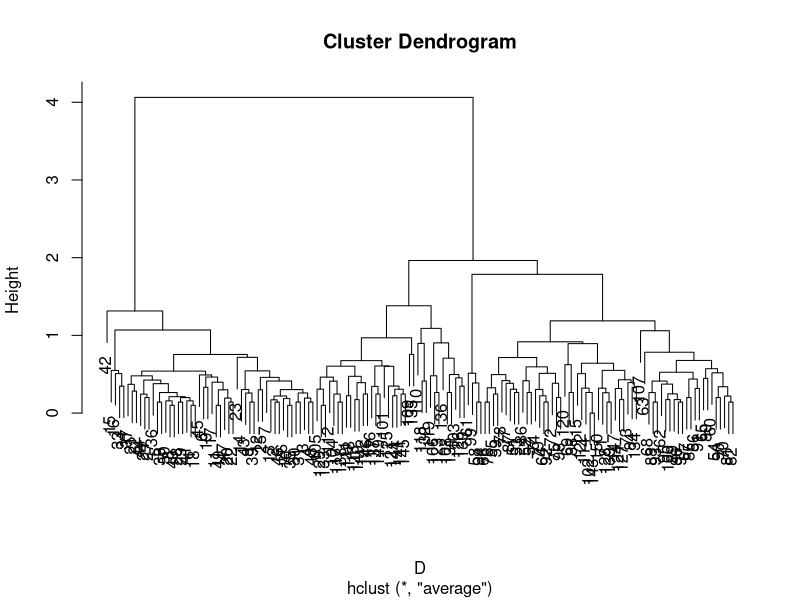
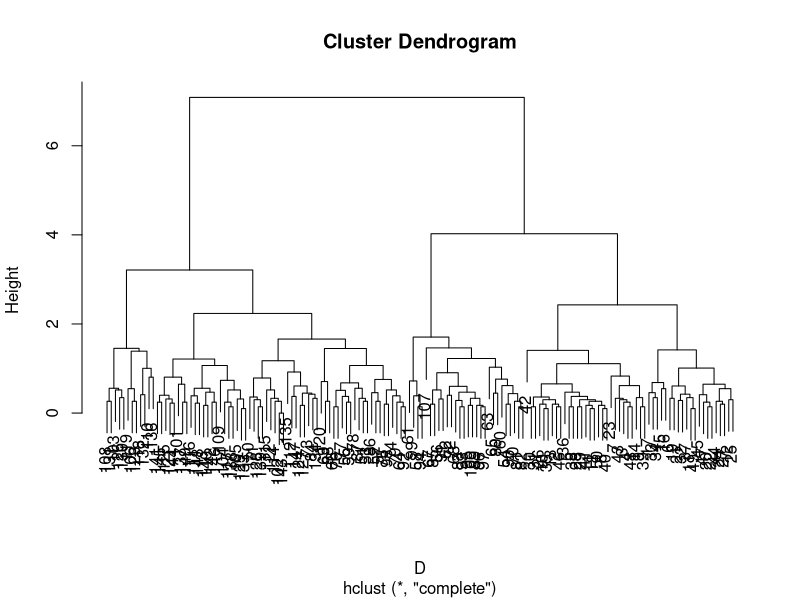
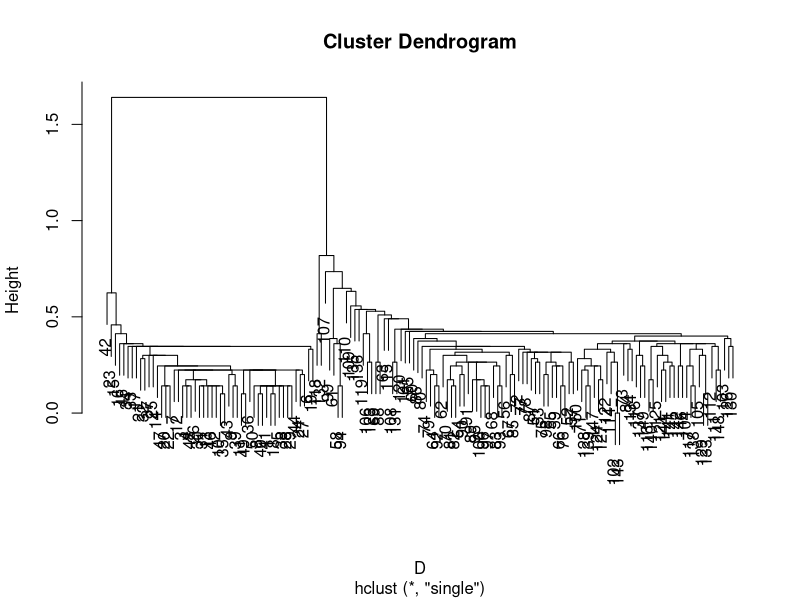
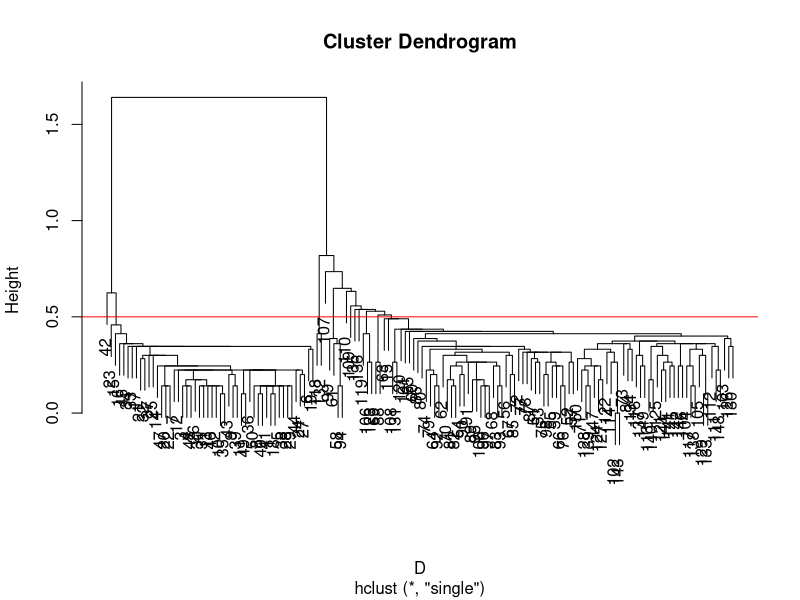
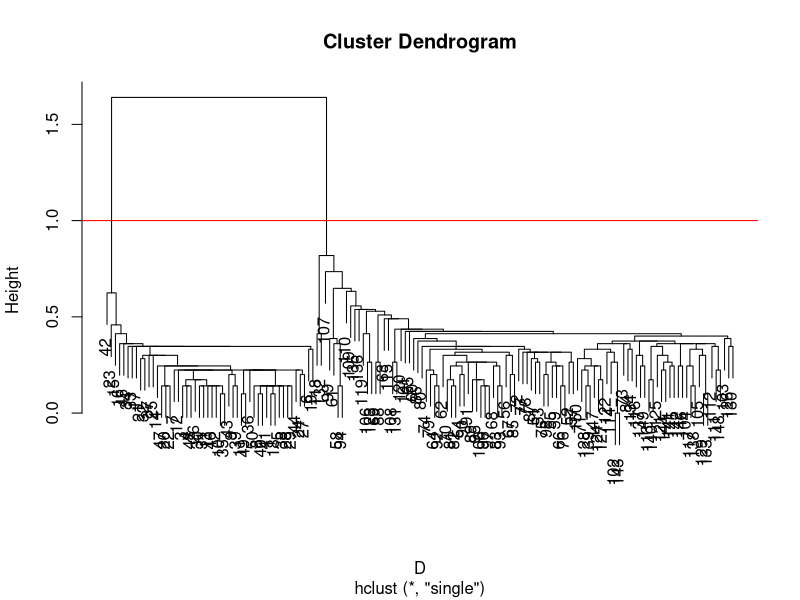
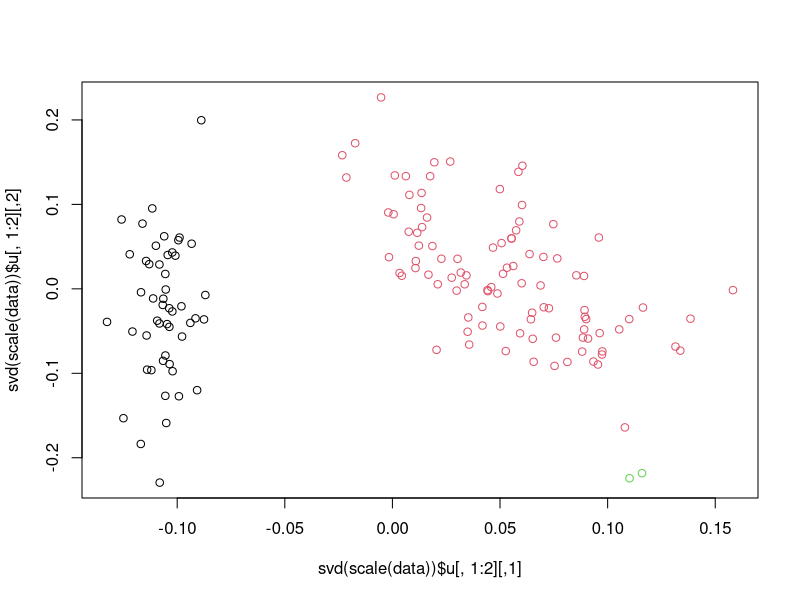
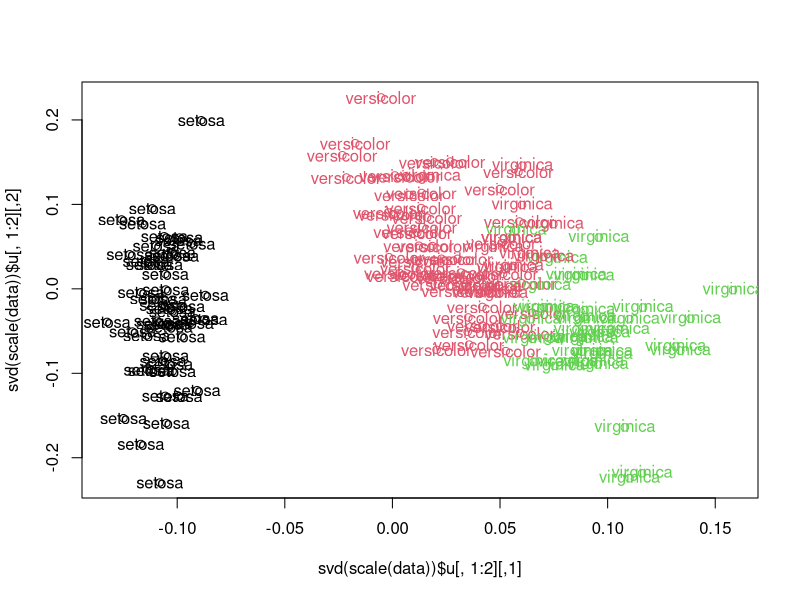
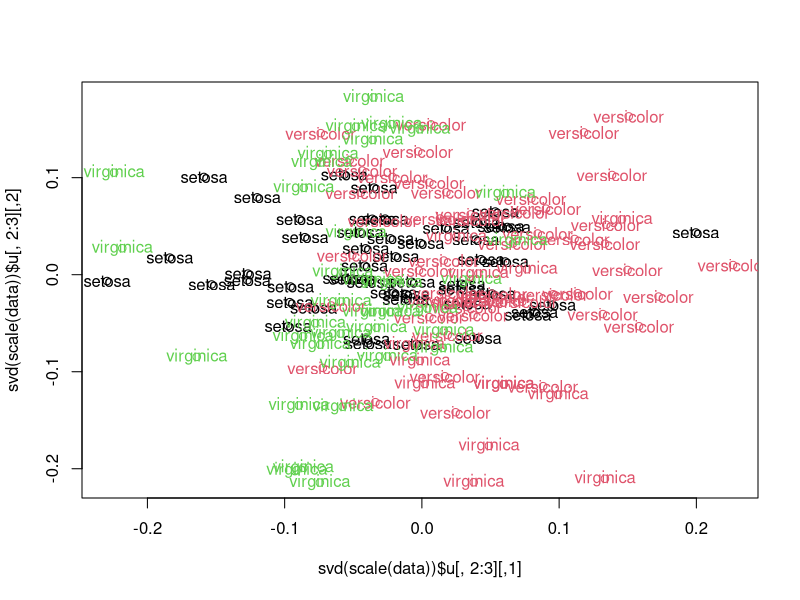

Source code (R) for these figures, in order:
# ---
# jupyter:
#   jupytext:
#     formats: ipynb,Rmd,R
#     text_representation:
#       extension: .R
#       format_name: light
#       format_version: '1.5'
#       jupytext_version: 1.9.1
#   kernelspec:
#     display_name: R
#     language: R
#     name: ir
# ---

# # Lab 18 - Hierarchical Clustering
# ## Lecture 18 

data = iris
data = data[,-which(colnames(data)=="Species")]

head(data)

?hclust

?dist

D = dist(as.matrix(data))

class(D)

D_mat = as.matrix(D)
dim(D_mat)

D_mat[1:5,1:5]

all(D - t(D) == 0)

hc = hclust(D,method="average")

plot(hc)

hc = hclust(D,method="complete")
plot(hc)

hc = hclust(D,method="single")
plot(hc)

?cutree

hc.cut = cutree(hc,h=.5)

hc.cut

table(hc.cut)

plot(hc);abline(h=.5,col='red')

cutree(hc,h=1)
plot(hc);abline(h=1,col='red')

clusts = cutree(hc,k=3)
clusts

plot(svd(scale(data))$u[,1:2],col=clusts)

hc = hclust(D,method="average")
clusts = cutree(hc,k=3)
plot(svd(scale(data))$u[,1:2],col=clusts)
text(svd(scale(data))$u[,1:2],label=iris$Species,col=clusts)

plot(svd(scale(data))$u[,2:3],col=clusts)
text(svd(scale(data))$u[,2:3],label=iris$Species,col=clusts)


